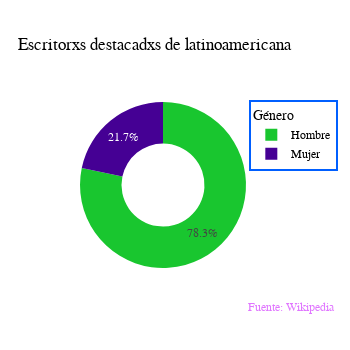

The notebook cell saved with this chart:
### Markdown cell above
### Create donut chart

### Code cell
# Define color sets
palette = ['#19c62f', '#450094']

# Use 'hole' to create a donut-like pie chart
fig = go.Figure(data=[go.Pie(labels=new_df['Género'], values=new_df['Count'], hole=.5, marker_colors=palette)])

# Change the donut chart
fig.update_layout(
    title='Escritorxs destacadxs de latinoamericana'.format(),
    title_font_color='#000000',
    paper_bgcolor='#FFFFFF',
    plot_bgcolor='#FFFFFF',
    font_color = '#000000', 
    font_family='Arial',
    legend_bgcolor='#FFFFFF',
    legend_bordercolor='#005fff',
    legend_borderwidth=2,
    legend_font_color='#000000',
    legend_title="Género",
    legend_title_side='top',
    legend_xanchor='left',
    legend_orientation='v',
    legend_itemclick=False,
    hoverlabel_font_family='Arial',
    modebar_remove=['lasso', 'autoscale', 'zoom', 'pan', 'zoomin', 'zoomout', 'select', 'reset', 'resetscale', 'toimage'],
    width=350,
    height=350
    )

# Add annotation
fig.add_annotation(dict(font=dict(color='#e076ff',size=12),
                                        x=0.98,
                                        y=-0.27,
                                        showarrow=False,
                                        text="<a href='https://en.m.wikipedia.org/wiki/List_of_Latin_American_writers' target='_blank' rel='noopener noreferrer'> Fuente: Wikipedia </a>",
                                        textangle=0,
                                        xanchor='left',
                                        xref="paper",
                                        yref="paper"))

# Configure hover text
fig.update_traces(hoverinfo='label+value', selector=dict(type='pie'))

# Show figure
fig.show()

# Save figure
pio.write_html(fig, file=f'{figures}/index.html', auto_open=True)

### Figure 1 — Plotly figure (JSON) as saved in the notebook; plotly's stock layout.template omitted (floating-point values rounded to 4 significant figures)
{"data": [{"hole": 0.5, "hoverinfo": "label+value", "labels": ["Hombre", "Mujer"], "marker": {"colors": ["#19c62f", "#450094"]}, "type": "pie", "values": [440, 122]}], "layout": {"annotations": [{"font": {"color": "#e076ff", "size": 12}, "showarrow": false, "text": "<a href='https://en.m.wikipedia.org/wiki/List_of_Latin_American_writers' target='_blank' rel='noopener noreferrer'> Fuente: Wikipedia </a>", "textangle": 0, "x": 0.98, "xanchor": "left", "xref": "paper", "y": -0.27, "yref": "paper"}], "font": {"color": "#000000", "family": "Arial"}, "height": 350, "hoverlabel": {"font": {"family": "Arial"}}, "legend": {"bgcolor": "#FFFFFF", "bordercolor": "#005fff", "borderwidth": 2, "font": {"color": "#000000"}, "itemclick": false, "orientation": "v", "title": {"side": "top", "text": "Género"}, "xanchor": "left"}, "modebar": {"remove": ["lasso", "autoscale", "zoom", "pan", "zoomin", "zoomout", "select", "reset", "resetscale", "toimage"]}, "paper_bgcolor": "#FFFFFF", "plot_bgcolor": "#FFFFFF", "title": {"font": {"color": "#000000"}, "text": "Escritorxs destacadxs de latinoamericana"}, "width": 350}}
